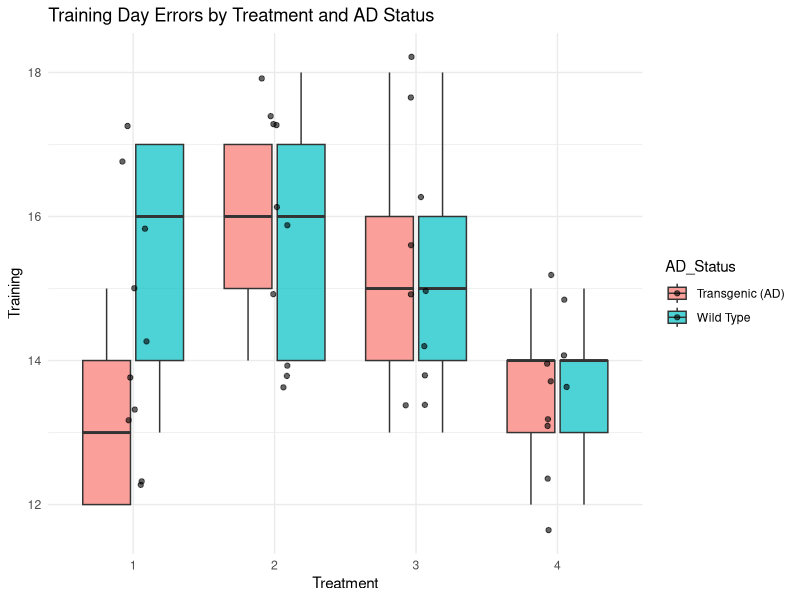
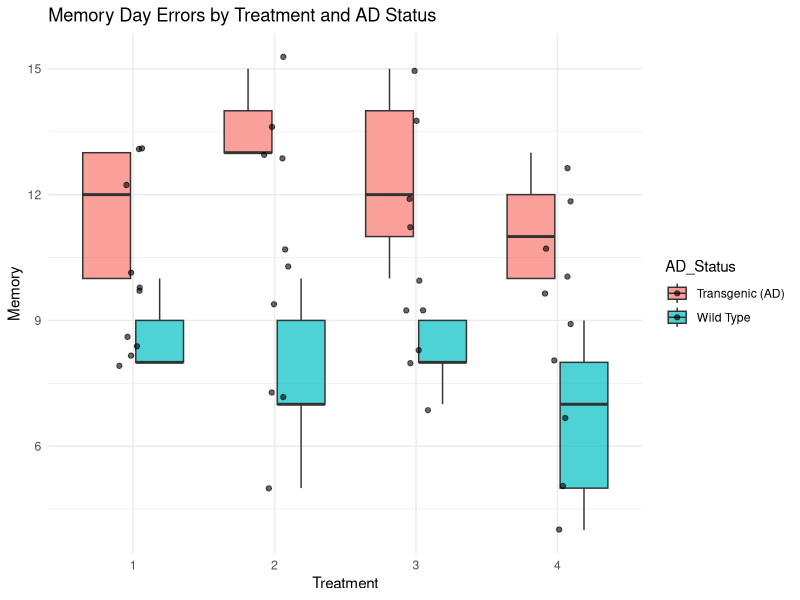
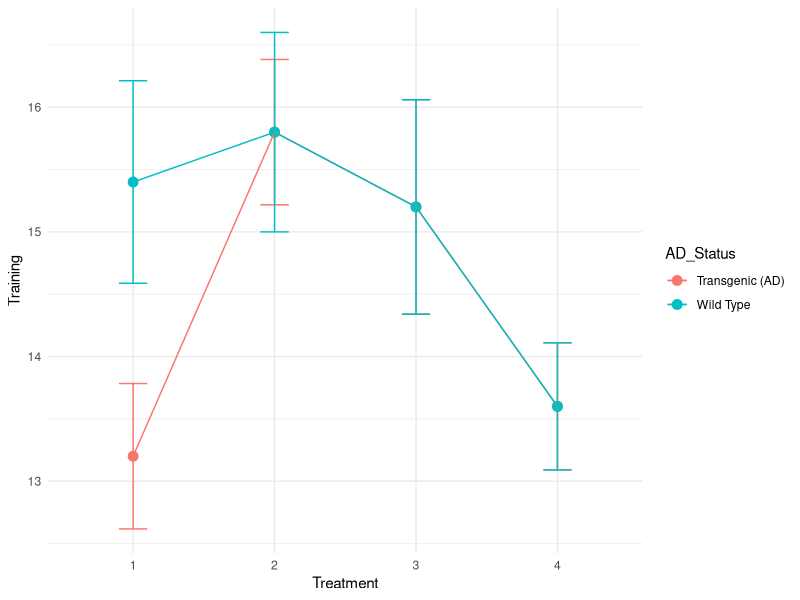
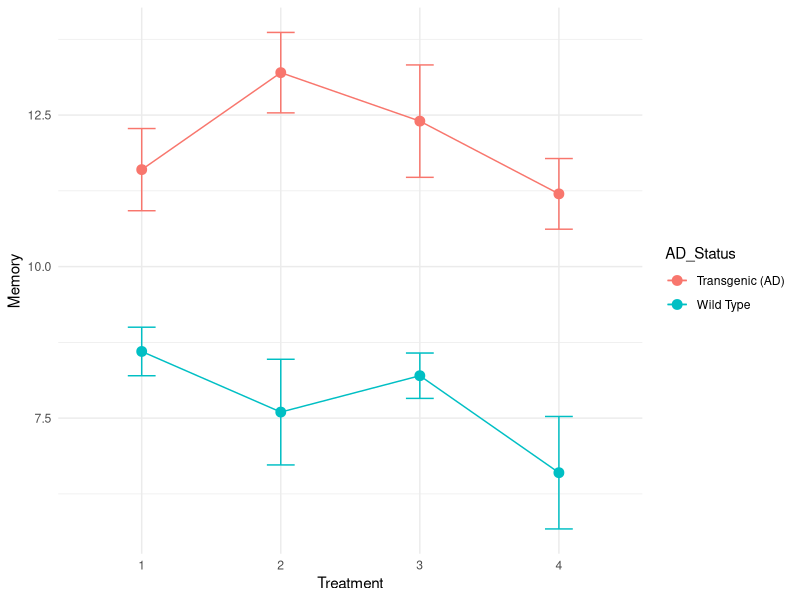

These charts were generated, in order, by the following R code:
## ---- chunk 1
library(tidyverse)
library(knitr)
library(ggpubr)
library(rstatix)
library(car)
## ---- chunk 2
df <- data.frame(
AD_Status = factor(
c(rep("Transgenic (AD)", 20), rep("Wild Type", 20))
),
Treatment = factor(rep(1:4, each = 5, times = 2)),
Training = c(
12,15,13,12,14,
15,17,16,17,14,
13,14,18,15,16,
14,13,12,14,15,
17,16,17,14,13,
14,18,16,17,14,
13,14,18,15,16,
14,13,12,14,15
),
Memory = c(
10,12,13,10,13,
13,13,14,15,11,
12,11,15,10,14,
12,11,10,13,10,
9, 8,10, 8, 8,
7,10, 5, 9, 7,
8, 7, 9, 8, 9,
7, 9, 5, 8, 4
)
)

kable(df, caption = "Alzheimer’s Mice Dataset")


## ---- chunk 3
ggplot(df, aes(x = Treatment, y = Training, fill = AD_Status)) +
geom_boxplot(alpha = 0.7, outlier.shape = NA) +
geom_jitter(width = 0.1, alpha = 0.6) +
theme_minimal() +
labs(title = "Training Day Errors by Treatment and AD Status")
## ---- chunk 4
ggplot(df, aes(x = Treatment, y = Memory, fill = AD_Status)) +
geom_boxplot(alpha = 0.7, outlier.shape = NA) +
geom_jitter(width = 0.1, alpha = 0.6) +
theme_minimal() +
labs(title = "Memory Day Errors by Treatment and AD Status")
## ---- chunk 5
shapiro_training <- df %>%
group_by(AD_Status, Treatment) %>%
summarise(p = shapiro.test(Training)$p.value, .groups = "drop")

kable(shapiro_training, caption = "Shapiro–Wilk Test for Training Day Errors")
## ---- chunk 6
shapiro_memory <- df %>%
group_by(AD_Status, Treatment) %>%
summarise(p = shapiro.test(Memory)$p.value, .groups = "drop")

kable(shapiro_memory, caption = "Shapiro–Wilk Test for Memory Day Errors")
## ---- chunk 7
levene_training <- leveneTest(Training ~ AD_Status * Treatment, data = df)
levene_memory <- leveneTest(Memory ~ AD_Status * Treatment, data = df)

kable(as.data.frame(levene_training), caption = "Levene’s Test – Training Day Errors")
kable(as.data.frame(levene_memory), caption = "Levene’s Test – Memory Day Errors")
## ---- chunk 8
desc_stats <- df %>%
group_by(AD_Status, Treatment) %>%
summarise(
Training_Mean = mean(Training),
Training_SD = sd(Training),
Memory_Mean = mean(Memory),
Memory_SD = sd(Memory),
.groups = "drop"
)

kable(desc_stats, caption = "Descriptive Statistics by AD Status and Treatment")
## ---- chunk 9
anova_training <- anova_test(
data = df,
dv = Training,
between = c(AD_Status, Treatment),
effect.size = "pes"
)

anova_memory <- anova_test(
data = df,
dv = Memory,
between = c(AD_Status, Treatment),
effect.size = "pes"
)

kable(anova_training, caption = "Two-Way ANOVA Results – Training Day Errors")
kable(anova_memory, caption = "Two-Way ANOVA Results – Memory Day Errors")
## ---- chunk 10
ggplot(df, aes(x = Treatment, y = Training, color = AD_Status, group = AD_Status)) +
stat_summary(fun = mean, geom = "point", size = 3) +
stat_summary(fun = mean, geom = "line") +
stat_summary(fun.data = mean_se, geom = "errorbar", width = 0.2) +
theme_minimal()
## ---- chunk 11
ggplot(df, aes(x = Treatment, y = Memory, color = AD_Status, group = AD_Status)) +
stat_summary(fun = mean, geom = "point", size = 3) +
stat_summary(fun = mean, geom = "line") +
stat_summary(fun.data = mean_se, geom = "errorbar", width = 0.2) +
theme_minimal()

